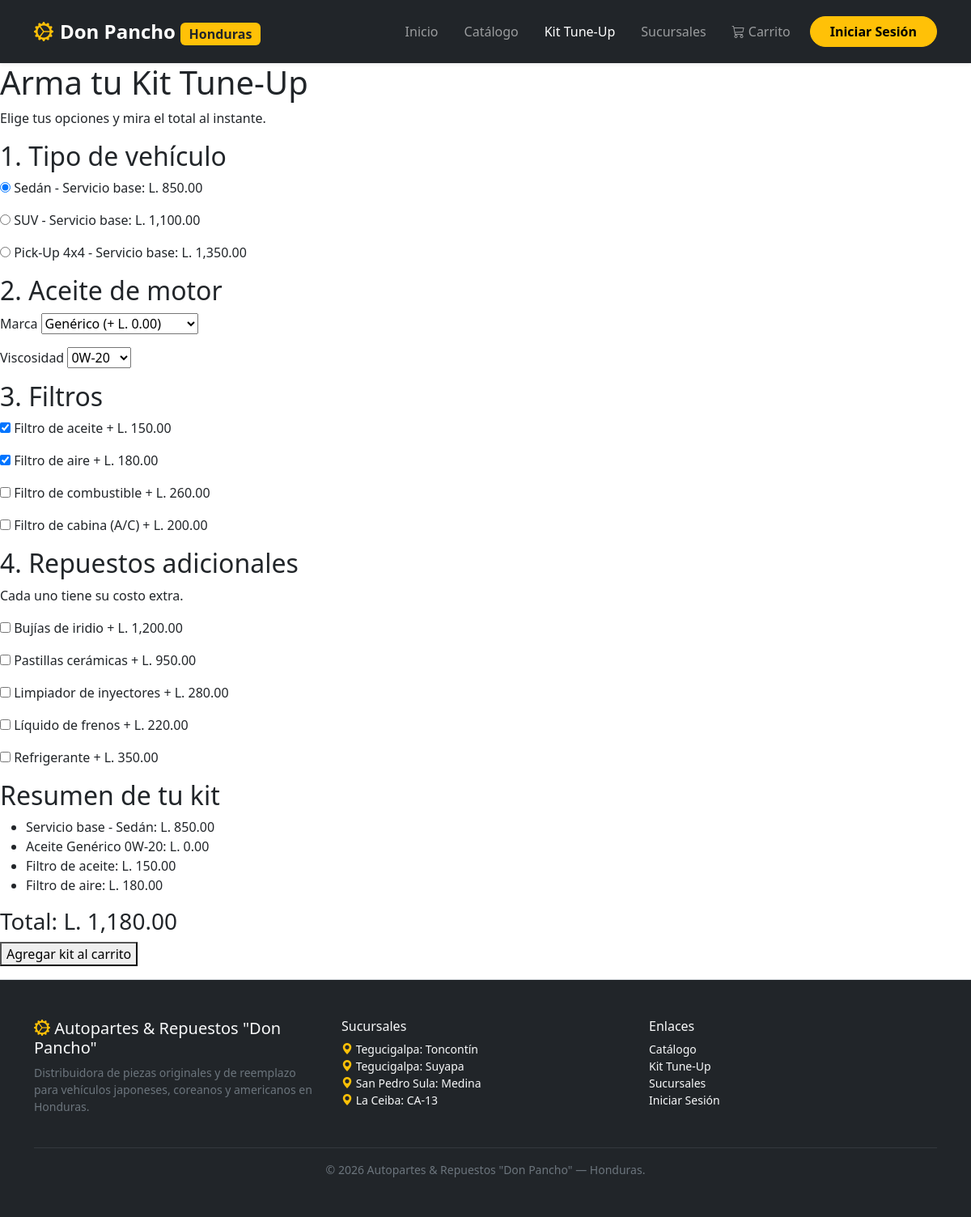
The app's page /kitTune.php with its own data.
### tables this page shows
CREATE TABLE kit_opciones (
    id     INT UNSIGNED AUTO_INCREMENT PRIMARY KEY,
    tipo   ENUM('vehiculo','marca_aceite','viscosidad','filtro','extra') NOT NULL,
    nombre VARCHAR(80)   NOT NULL,
    costo  DECIMAL(10,2) NOT NULL DEFAULT 0.00
);

### public/kitTune.php (the view, shortened to what this page needs)
<?php
$conexion = new ConexionBD();
$pdo = $conexion->conectar();
function traerOpciones($pdo, $tipo)
{
    $consulta = $pdo->prepare("SELECT id, nombre, costo FROM kit_opciones WHERE tipo = ?");
    $consulta->execute([$tipo]);
    return $consulta->fetchAll();
}
$vehiculos    = traerOpciones($pdo, 'vehiculo');
$marcas       = traerOpciones($pdo, 'marca_aceite');
$viscosidades = traerOpciones($pdo, 'viscosidad');
$filtros      = traerOpciones($pdo, 'filtro');
$extras       = traerOpciones($pdo, 'extra');
$parametro = $_GET['vehiculo'] ?? 'sedan';
if ($parametro == 'suv') {
    $vehiculoElegido = 'SUV';
} elseif ($parametro == 'pickup') {
    $vehiculoElegido = 'Pick-Up 4x4';
} else {
    $vehiculoElegido = 'Sedán';
}
?>
<!DOCTYPE html>
<html lang="es">
<head>
    <link href="https://cdn.jsdelivr.net/npm/bootstrap@5.3.3/dist/css/bootstrap.min.css" rel="stylesheet">
    <link rel="stylesheet" href="https://cdn.jsdelivr.net/npm/bootstrap-icons@1.11.3/font/bootstrap-icons.min.css">
</head>
<body>
    <nav class="navbar navbar-expand-lg sticky-top shadow-sm py-3 bg-dark" data-bs-theme="dark">
        <div class="container">
            <a class="navbar-brand d-flex align-items-center fw-bold fs-4" href="index.php">
                <i class="bi bi-gear-wide-connected text-warning me-2"></i>
                <span>Don Pancho <span class="badge bg-warning text-dark fs-6">Honduras</span></span>
            </a>
            <div class="collapse navbar-collapse" id="menuNavegacion">
                <ul class="navbar-nav ms-auto align-items-lg-center">
                    <li class="nav-item">
                        <a href="index.php" class="nav-link px-3">Inicio</a>
                    </li>
                    <li class="nav-item">
                        <a href="catalogo.php" class="nav-link px-3">Catálogo</a>
                    </li>
                    <li class="nav-item">
                        <a href="kitTune.php" class="nav-link px-3 active">Kit Tune-Up</a>
                    </li>
                    <li class="nav-item">
                        <a href="sucursales.php" class="nav-link px-3">Sucursales</a>
                    </li>
                    <li class="nav-item">
                        <a href="carrito.php" class="nav-link px-3"><i class="bi bi-cart3"></i> Carrito</a>
                    </li>
                    <li class="nav-item ms-lg-2">
                        <a href="login.php" class="btn btn-warning rounded-pill px-4 fw-bold">Iniciar Sesión</a>
                    </li>
                </ul>
            </div>
        </div>
    </nav>
    <main>
        <h1>Arma tu Kit Tune-Up</h1>
        <p>Elige tus opciones y mira el total al instante.</p>
        <form id="formKit">
            <h2>1. Tipo de vehículo</h2>
            <?php foreach ($vehiculos as $v) { ?>
                <p>
                    <input type="radio" name="vehiculo" id="vehiculo_<?= $v['id'] ?>" data-nombre="<?= $v['nombre'] ?>" data-precio="<?= $v['costo'] ?>"
                           <?php if ($v['nombre'] == $vehiculoElegido) { echo 'checked'; } ?>>
                    <label for="vehiculo_<?= $v['id'] ?>"><?= $v['nombre'] ?> - Servicio base: L. <?= number_format($v['costo'], 2) ?></label>
                </p>
            <?php } ?>
            <h2>2. Aceite de motor</h2>
            <p>
                <label for="marcaAceite">Marca</label>
                <select id="marcaAceite">
                    <?php foreach ($marcas as $m) { ?>
                        <option value="<?= $m['nombre'] ?>" data-precio="<?= $m['costo'] ?>">
                            <?= $m['nombre'] ?> (+ L. <?= number_format($m['costo'], 2) ?>)
                        </option>
                    <?php } ?>
                </select>
            </p>
            <p>
                <label for="viscosidad">Viscosidad</label>
                <select id="viscosidad">
                    <?php foreach ($viscosidades as $vis) { ?>
                        <option value="<?= $vis['nombre'] ?>"><?= $vis['nombre'] ?></option>
                    <?php } ?>
                </select>
            </p>
            <h2>3. Filtros</h2>
            <?php foreach ($filtros as $f) { ?>
                <p>
                    <input class="opcion-extra" type="checkbox"
                           id="filtro_<?= $f['id'] ?>"
                           data-nombre="<?= $f['nombre'] ?>"
                           data-precio="<?= $f['costo'] ?>"
                           <?php if ($f['nombre'] == 'Filtro de aceite' || $f['nombre'] == 'Filtro de aire') { echo 'checked'; } ?>>
                    <label for="filtro_<?= $f['id'] ?>">
                        <?= $f['nombre'] ?> + L. <?= number_format($f['costo'], 2) ?>
                    </label>
                </p>
            <?php } ?>
            <h2>4. Repuestos adicionales</h2>
            <p>Cada uno tiene su costo extra.</p>
            <?php foreach ($extras as $e) { ?>
                <p>
                    <input class="opcion-extra" type="checkbox"
                           id="extra_<?= $e['id'] ?>"
                           data-nombre="<?= $e['nombre'] ?>"
                           data-precio="<?= $e['costo'] ?>">
                    <label for="extra_<?= $e['id'] ?>">
                        <?= $e['nombre'] ?> + L. <?= number_format($e['costo'], 2) ?>
                    </label>
                </p>
            <?php } ?>
            <h2>Resumen de tu kit</h2>
            <ul id="listaResumen"></ul>
            <h3>Total: <span id="total">L. 0.00</span></h3>
            <button type="button" id="btnAgregar">Agregar kit al carrito</button>
        </form>
    </main>
    <footer class="py-5 mt-auto border-top bg-dark text-light">
        <div class="container">
            <div class="row g-4">
                <div class="col-12 col-md-4">
                    <h5><i class="bi bi-gear-wide-connected text-warning"></i> Autopartes &amp; Repuestos "Don Pancho"</h5>
                    <p class="small text-secondary">
                        Distribuidora de piezas originales y de reemplazo para vehículos japoneses, coreanos y americanos en Honduras.
                    </p>
                </div>
                <div class="col-12 col-md-4">
                    <h6>Sucursales</h6>
                    <ul class="list-unstyled small">
                        <li><i class="bi bi-geo-alt-fill text-warning"></i> Tegucigalpa: Toncontín</li>
                        <li><i class="bi bi-geo-alt-fill text-warning"></i> Tegucigalpa: Suyapa</li>
                        <li><i class="bi bi-geo-alt-fill text-warning"></i> San Pedro Sula: Medina</li>
                        <li><i class="bi bi-geo-alt-fill text-warning"></i> La Ceiba: CA-13</li>
                    </ul>
                </div>
                <div class="col-12 col-md-4">
                    <h6>Enlaces</h6>
                    <ul class="list-unstyled small">
                        <li><a class="link-light link-underline-opacity-0" href="catalogo.php">Catálogo</a></li>
                        <li><a class="link-light link-underline-opacity-0" href="kitTune.php">Kit Tune-Up</a></li>
                        <li><a class="link-light link-underline-opacity-0" href="sucursales.php">Sucursales</a></li>
                        <li><a class="link-light link-underline-opacity-0" href="login.php">Iniciar Sesión</a></li>
                    </ul>
                </div>
            </div>
            <hr class="border-secondary mt-4">
            <div class="text-center small text-secondary">
                &copy; 2026 Autopartes &amp; Repuestos "Don Pancho" — Honduras.
            </div>
        </div>
    </footer>
</body>
</html>

### records on screen
kit_opciones: nombre "☑ Sedán - Servicio base: L. 850.", nombre "Sedán", costo "850.00"
kit_opciones: nombre "☐ SUV - Servicio base: L. 1,100.", nombre "SUV", costo "1,100.00"
kit_opciones: nombre "☐ Pick-Up 4x4 - Servicio base: L", nombre "Pick-Up 4x4", costo "1,350.00"
kit_opciones: nombre "☑", nombre "Filtro de aceite", costo "150.00"
kit_opciones: nombre "☑", nombre "Filtro de aire", costo "180.00"
kit_opciones: nombre "Filtro de combustible", costo "260.00"
kit_opciones: nombre "Filtro de cabina (A/C)", costo "200.00"
kit_opciones: nombre "Bujías de iridio", costo "1,200.00"
kit_opciones: nombre "Pastillas cerámicas", costo "950.00"
kit_opciones: nombre "Limpiador de inyectores", costo "280.00"
kit_opciones: nombre "Líquido de frenos", costo "220.00"
kit_opciones: nombre "Refrigerante", costo "350.00"

### other values on screen
form field value "Genérico (+ L. 0.00)"
form field value "0W-20"
